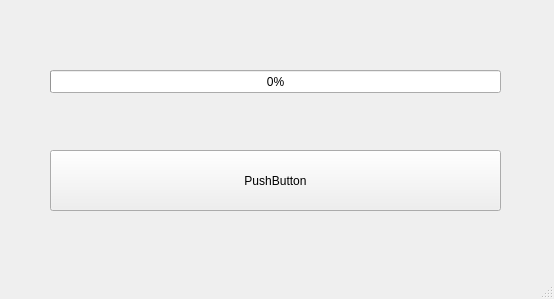
<?xml version="1.0" encoding="UTF-8"?>
<ui version="4.0">
 <class>MainWindow</class>
 <widget class="QMainWindow" name="MainWindow">
  <property name="geometry">
   <rect>
    <x>0</x>
    <y>0</y>
    <width>554</width>
    <height>299</height>
   </rect>
  </property>
  <property name="minimumSize">
   <size>
    <width>554</width>
    <height>299</height>
   </size>
  </property>
  <property name="maximumSize">
   <size>
    <width>554</width>
    <height>299</height>
   </size>
  </property>
  <property name="windowTitle">
   <string>MainWindow</string>
  </property>
  <widget class="QWidget" name="centralwidget">
   <widget class="QPushButton" name="pushButton">
    <property name="geometry">
     <rect>
      <x>50</x>
      <y>150</y>
      <width>451</width>
      <height>61</height>
     </rect>
    </property>
    <property name="text">
     <string>PushButton</string>
    </property>
   </widget>
   <widget class="QProgressBar" name="progressBar">
    <property name="geometry">
     <rect>
      <x>50</x>
      <y>70</y>
      <width>451</width>
      <height>23</height>
     </rect>
    </property>
    <property name="value">
     <number>0</number>
    </property>
    <property name="alignment">
     <set>Qt::AlignCenter</set>
    </property>
    <property name="textDirection">
     <enum>QProgressBar::TopToBottom</enum>
    </property>
   </widget>
  </widget>
  <widget class="QMenuBar" name="menubar">
   <property name="geometry">
    <rect>
     <x>0</x>
     <y>0</y>
     <width>554</width>
     <height>19</height>
    </rect>
   </property>
  </widget>
  <widget class="QStatusBar" name="statusbar"/>
 </widget>
 <resources/>
 <connections/>
</ui>
